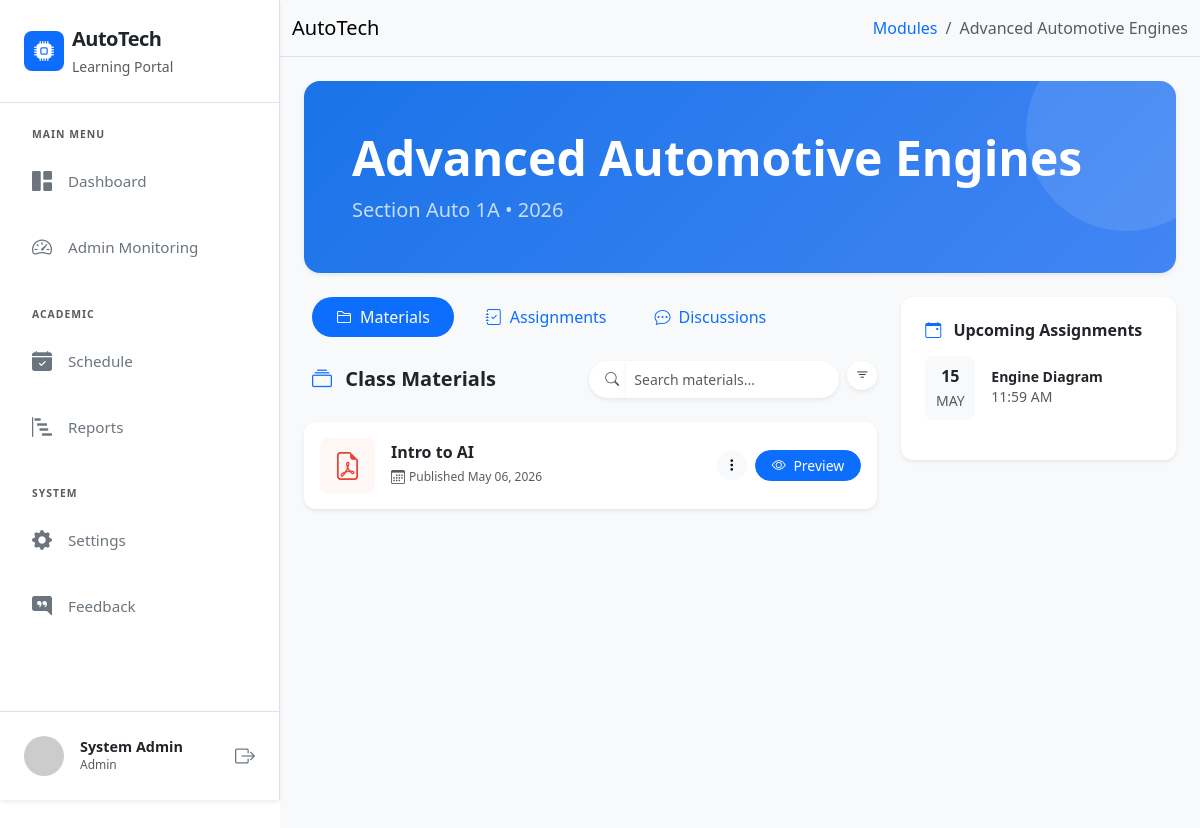
The page /view-module.php?id=1 (signed in) on the database its author committed.
### tables this page shows
CREATE TABLE `module` (
  `module_id` int(11) NOT NULL,
  `user_id` int(11) NOT NULL,
  `module_description` varchar(255) NOT NULL,
  `section` varchar(255) NOT NULL,
  `year` varchar(20) NOT NULL,
  `module_code` varchar(50) NOT NULL
);

CREATE TABLE `materials` (
  `material_id` int(11) NOT NULL,
  `module_id` int(11) NOT NULL,
  `title` varchar(255) NOT NULL,
  `description` text DEFAULT NULL,
  `file_path` varchar(255) NOT NULL,
  `created_at` timestamp(6) NOT NULL DEFAULT current_timestamp(6) ON UPDATE current_timestamp(6)
);

CREATE TABLE `assignments` (
  `assignment_id` int(11) NOT NULL,
  `module_id` int(11) NOT NULL,
  `title` varchar(255) NOT NULL,
  `instructions` text DEFAULT NULL,
  `deadline` datetime NOT NULL,
  `created_at` timestamp NOT NULL DEFAULT current_timestamp()
);

### view-module.php (the view, shortened to what this page needs)
<?php include 'includes/header.php'; ?>
<?php include 'database/dbconn.php'; ?>
<?php
$moduleId = $_GET['id'];
$sql = "SELECT * FROM module WHERE module_id = '$moduleId'";
$sql_run = mysqli_query($conn, $sql);
if (mysqli_num_rows($sql_run) > 0) {
    $module = mysqli_fetch_assoc($sql_run);
} else {
    header("Location: index.php");
    exit();
}
?>
<div class="d-flex" id="wrapper">
    <?php include 'includes/sidebar.php'; ?>
    <div id="page-content-wrapper" class="w-100">
        <nav class="navbar navbar-expand-lg bg-body-tertiary border-bottom">
            <div class="container-fluid">
                <a class="navbar-brand" href="dashboard.php">AutoTech</a>
                <nav aria-label="breadcrumb">
                    <ol class="breadcrumb mb-0">
                        <li class="breadcrumb-item"><a href="dashboard.php" class="text-decoration-none">Modules</a></li>
                        <li class="breadcrumb-item active" aria-current="page"><?php echo $module['module_description']; ?></li>
                    </ol>
                </nav>
            </div>
        </nav>
        <div class="container-fluid p-4" style="background-color: #f8f9fa; min-height: 100vh;">
            <div class="rounded-4 p-5 mb-4 text-white shadow-sm" style="background: linear-gradient(135deg, #1a73e8 0%, #4285f4 100%); position: relative; overflow: hidden;">
                <div style="position: absolute; top: -50px; right: -50px; width: 200px; height: 200px; background: rgba(255,255,255,0.1); border-radius: 50%;"></div>
                <div class="position-relative">
                    <h1 class="display-5 fw-bold mb-2"><?php echo $module['module_description']; ?></h1>
                    <p class="lead mb-0 opacity-75">Section <?php echo $module['section']; ?> • <?php echo $module['year']; ?></p>
                </div>
            </div>
            <div class="row g-4">
                <div class="col-lg-8">
                    <ul class="nav nav-pills mb-4 ps-2" id="moduleTabs" role="tablist">
                        <li class="nav-item" role="presentation">
                            <button class="nav-link active rounded-pill px-4 fw-medium me-2 shadow-none border-0" id="materials-tab" data-bs-toggle="pill" data-bs-target="#materials-content" type="button" role="tab">
                                <i class="bi bi-folder2 me-2"></i>Materials
                            </button>
                        </li>
                        <li class="nav-item" role="presentation">
                            <button class="nav-link rounded-pill px-4 fw-medium shadow-none border-0" id="assignments-tab" data-bs-toggle="pill" data-bs-target="#assignments-content" type="button" role="tab">
                                <i class="bi bi-journal-check me-2"></i>Assignments
                            </button>
                        </li>
                        <li class="nav-item" role="presentation">
                            <button class="nav-link rounded-pill px-4 fw-medium shadow-none border-0" id="discussions-tab" data-bs-toggle="pill" data-bs-target="#discussions-content" type="button" role="tab">
                                <i class="bi bi-chat-dots me-2"></i>Discussions
                            </button>
                        </li>
                    </ul>
                    <div class="tab-content" id="moduleTabsContent">
                        <div class="tab-pane fade show active" id="materials-content" role="tabpanel">
                            <div class="d-flex justify-content-between align-items-center mb-4 ps-2">
                                <h5 class="fw-bold text-dark mb-0"><i class="bi bi-collection me-2 text-primary"></i> Class Materials</h5>
                                <div class="d-flex gap-2">
                                    <div class="input-group input-group-sm" style="width: 250px;">
                                        <span class="input-group-text bg-white border-0 shadow-sm rounded-start-pill ps-3"><i class="bi bi-search text-muted"></i></span>
                                        <input type="text" id="materialSearch" class="form-control border-0 shadow-sm rounded-end-pill py-2" placeholder="Search materials...">
                                    </div>
                                    <div class="dropdown">
                                        <button class="btn btn-white btn-sm rounded-circle shadow-sm border-0 bg-white" data-bs-toggle="dropdown" title="Filter & Sort">
                                            <i class="bi bi-filter"></i>
                                        </button>
                                    </div>
                                </div>
                            </div>
                            <div class="row g-4" id="materialsContainer">
                            <?php
                            $material_sql = "SELECT * FROM materials WHERE module_id = '$moduleId' ORDER BY created_at DESC";
                            $material_run = mysqli_query($conn, $material_sql);
                            if ($material_run && mysqli_num_rows($material_run) > 0) {
                                while ($material = mysqli_fetch_assoc($material_run)) {
                                    $fileExt = strtolower(pathinfo($material['file_path'], PATHINFO_EXTENSION));
                                    $iconClass = 'bi-file-earmark';
                                    $iconColor = '#5f6368';
                                    $bgColor = '#f8f9fa';
                                    $typeCategory = 'other';
                                    if(in_array($fileExt, ['pdf'])) {
                                        $iconClass = 'bi-file-earmark-pdf'; $iconColor = '#ea4335'; $bgColor = '#fef7f6'; $typeCategory = 'pdf';
                                    }
                                    elseif(in_array($fileExt, ['doc', 'docx'])) {
                                        $iconClass = 'bi-file-earmark-word'; $iconColor = '#4285f4'; $bgColor = '#f4f8fe'; $typeCategory = 'word';
                                    }
                                    elseif(in_array($fileExt, ['jpg', 'png', 'jpeg'])) {
                                        $iconClass = 'bi-file-earmark-image'; $iconColor = '#34a853'; $bgColor = '#f6fdf8'; $typeCategory = 'image';
                                    }
                                    ?>
                                    <div class="col-12 material-item"
                                         data-title="<?php echo strtolower($material['title']); ?>"
                                         data-type="<?php echo $typeCategory; ?>"
                                         data-date="<?php echo strtotime($material['created_at']); ?>">
                                        <div class="card border-0 shadow-sm transition-hover" style="border-radius: 12px;">
                                            <div class="card-body p-3 d-flex align-items-center">
                                                <div class="rounded-3 p-3 me-3 d-flex align-items-center justify-content-center" style="background-color: <?php echo $bgColor; ?>; width: 55px; height: 55px;">
                                                    <i class="bi <?php echo $iconClass; ?> fs-3" style="color: <?php echo $iconColor; ?>;"></i>
                                                </div>
                                                <div class="flex-grow-1 overflow-hidden">
                                                    <h6 class="mb-1 text-dark fw-bold text-truncate material-title"><?php echo $material['title']; ?></h6>
                                                    <div class="d-flex align-items-center">
                                                        <i class="bi bi-calendar3 me-1 small text-muted"></i>
                                                        <small class="text-muted" style="font-size: 0.75rem;">Published <?php echo date('M d, Y', strtotime($material['created_at'])); ?></small>
                                                    </div>
                                                </div>
                                                <div class="dropdown">
                                                    <button class="btn btn-light btn-sm rounded-circle border-0 me-2" data-bs-toggle="dropdown"><i class="bi bi-three-dots-vertical"></i></button>
                                                </div>
                                                <button class="btn btn-primary btn-sm rounded-pill px-3 shadow-none"
                                                        onclick="previewFile('uploads/materials/<?php echo $material['file_path']; ?>', '<?php echo addslashes($material['title']); ?>', '<?php echo $fileExt; ?>')">
                                                    <i class="bi bi-eye me-1"></i> Preview
                                                </button>
                                            </div>
                                        </div>
                                    </div>
                                    <?php
                                }
                            }
                            ?>
                            </div>
                        </div>
                    </div>
                </div>
                <div class="col-lg-4">
                    <div class="card border-0 shadow-sm mb-4" style="border-radius: 12px;">
                        <div class="card-body p-4">
                            <h6 class="fw-bold text-dark mb-3"><i class="bi bi-calendar-event me-2 text-primary"></i> Upcoming Assignments</h6>
                            <?php
                            $upcoming_sql = "SELECT * FROM assignments
                                           WHERE module_id = '$moduleId'
                                           AND deadline >= NOW()
                                           ORDER BY deadline ASC
                                           LIMIT 3";
                            $upcoming_run = mysqli_query($conn, $upcoming_sql);
                            if (mysqli_num_rows($upcoming_run) > 0) {
                                while ($upcoming = mysqli_fetch_assoc($upcoming_run)) {
                                    $deadline = strtotime($upcoming['deadline']);
                                    ?>
                                    <div class="d-flex align-items-center mb-3">
                                        <div class="bg-light rounded-3 p-2 text-center me-3" style="min-width: 50px;">
                                            <span class="d-block fw-bold text-dark mb-0"><?php echo date('d', $deadline); ?></span>
                                            <small class="text-muted small text-uppercase"><?php echo date('M', $deadline); ?></small>
                                        </div>
                                        <div class="overflow-hidden">
                                            <h6 class="mb-0 small fw-bold text-truncate"><?php echo $upcoming['title']; ?></h6>
                                            <div class="d-flex flex-column">
                                                <small class="text-muted small"><?php echo date('h:i A', $deadline); ?></small>
                                            </div>
                                        </div>
                                    </div>
                                    <?php
                                }
                            } else {
                                ?>
                                <p class="text-muted small text-center mb-0 py-2">No upcoming assignments.</p>
                                <?php
                            }
                            ?>
                        </div>
                    </div>
                </div>
            </div>
        </div>
    </div>
</div>
<?php include 'includes/footer.php'; ?>

### includes/sidebar.php (style rules this page uses)
@media (min-width: 992px) { #wrapper { padding-left: 280px; } }

### rows shown on the page
module: module_description "Advanced Automotive Engines", section "Auto 1A", year "2026"
materials: title "Intro to AI", created_at "May 06, 2026"
assignments: deadline "15", deadline "MAY", title "Engine Diagram", deadline "11:59 AM"

### other values the page prints
$_SESSION['fullname'] "System Admin"
$_SESSION['role'] "Admin"
